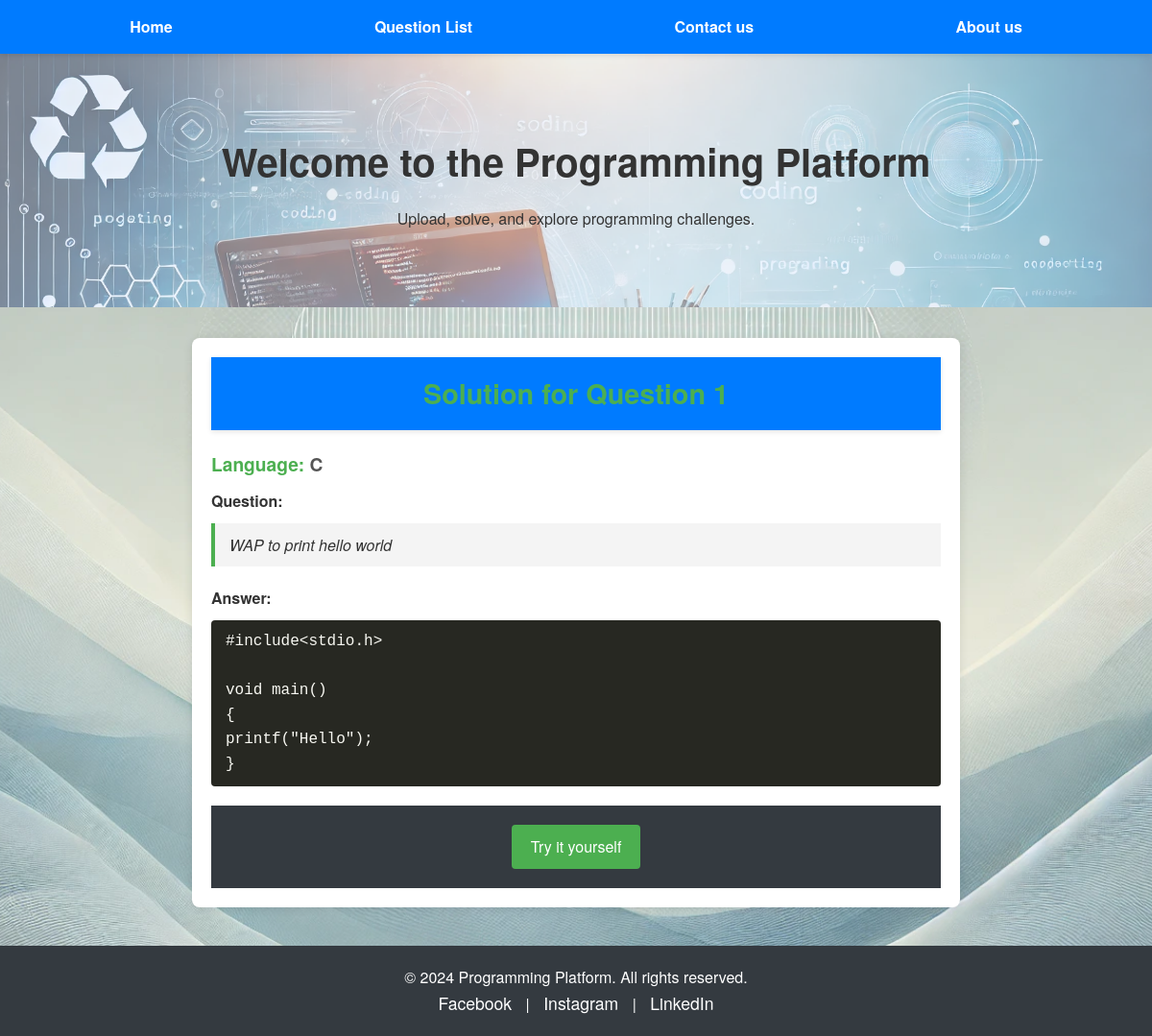
Screenshot of /solution/1/ with the database file from the repository.
### ScriptBridgeWebApp/models.py (models this page shows, shortened)
class ProgrammingQuestion(models.Model):
    LANGUAGE_CHOICES = [
        ('Python', 'Python'),
        ('JavaScript', 'JavaScript'),
        ('Java', 'Java'),
        ('C++', 'C++'),
        ('C', 'C'),
    ]
    sr_no = models.AutoField(primary_key=True)  # Auto-incrementing serial number
    question = models.TextField()  # Stores programming-related questions
    answer = models.TextField()  # Stores code/program solutions
    language = models.CharField(
        max_length=50,
        choices=LANGUAGE_CHOICES,  # Dropdown options
        default='C'  # Default option
    )

### ScriptBridgeWebApp/views.py (the view)
# urls.py: path('solution/<int:sr_no>/', views.view_solution, name='view_solution_path'),
def view_solution(request, sr_no):
    question = get_object_or_404(ProgrammingQuestion, sr_no=sr_no)
    encoded_code = urllib.parse.quote(question.answer)
    return render(request, 'ScriptBridgeWebApp/solution.html', {
        'question': question,
        'encoded_code' : encoded_code,
    })

### ScriptBridgeWebApp/Templates/ScriptBridgeWebApp/solution.html (shortened to what this page needs)
{% extends "ScriptBridgeWebApp/base.html" %}
{% load static %}
{% block static_file %} <link rel="stylesheet" href="{% static 'ScriptBridgeWebApp/solution.css' %}"> {% endblock %}
{% block content %}
<div class="container">
    <header class="header">
        <h1>Solution for Question {{ question.sr_no }}</h1>
    </header>
    <section class="solution-content">
        <div class="details">
            <h2><span class="label">Language:</span> {{ question.language }}</h2>
            <p><strong>Question:</strong></p>
            <blockquote class="question">{{ question.question }}</blockquote>
        </div>
        <div class="code-section">
            <p><strong>Answer:</strong></p>
            <pre class="code">{{ question.answer }}</pre>
        </div>
    </section>
    <footer class="footer">
        <a href="https://www.programiz.com/c-programming/online-compiler/?code={{ encoded_code }}" class="btn try-it-btn">Try it yourself</a>
    </footer>
</div>
{% endblock %}

### ScriptBridgeWebApp/static/ScriptBridgeWebApp/solution.css (style rules this page uses)
body { font-family: Arial, sans-serif; margin: 0; padding: 0; background-color: #f9f9f9; color: #333; }
.container { width: 90%; max-width: 800px; margin: 2rem auto; background: #fff; border-radius: 8px; box-shadow: 0 2px 10px rgba(0, 0, 0, 0.1); padding: 20px; }
.header { text-align: center; margin-bottom: 20px; }
.header h1 { color: #4CAF50; font-size: 1.8rem; }
.solution-content .details { margin-bottom: 20px; }
.solution-content .details h2 { font-size: 1.2rem; margin-bottom: 10px; color: #555; }
.solution-content .details .label { font-weight: bold; color: #4CAF50; }
.solution-content .question { background: #f4f4f4; padding: 10px 15px; border-left: 4px solid #4CAF50; margin: 10px 0; font-style: italic; }
.code-section .code { background: #272822; color: #f8f8f2; padding: 10px 15px; border-radius: 4px; overflow-x: auto; font-family: 'Courier New', Courier, monospace; margin-top: 10px; }
.footer { text-align: center; margin-top: 20px; }
.footer .btn { display: inline-block; padding: 10px 20px; color: #fff; background: #4CAF50; border: none; border-radius: 4px; text-decoration: none; font-size: 1rem; cursor: pointer; }
.try-it-btn { background-color: #4CAF50; color: white; }

### ScriptBridgeWebApp/static/ScriptBridgeWebApp/styles.css (style rules this page uses)
* { margin: 0; padding: 0; box-sizing: border-box; }
body { font-family: 'Helvetica Neue', Arial, sans-serif; background-size: cover; background-repeat: no-repeat; background-position: center; color: #333; line-height: 1.6; scroll-behavior: smooth; }
header { background-color: #007bff; padding: 15px 30px; position: sticky; top: 0; z-index: 1000; box-shadow: 0 2px 5px rgba(0, 0, 0, 0.1); }
footer { text-align: center; padding: 20px 0; background-color: #343a40; color: #fff; margin-top: 40px; }

### rows the page displays
ProgrammingQuestion: sr_no "1", language "C", question "WAP to print hello world", answer "#include<stdio.h> void main() { printf(\"Hello\"); }"
